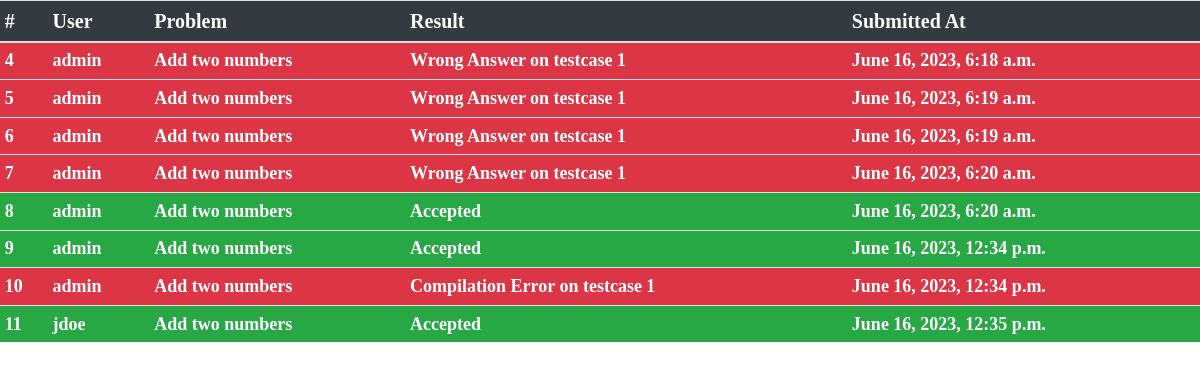
Page /judge/leaderboard/ on the committed database.
### judge/models.py (models this page shows, shortened)
class Solution(models.Model):
    solution_id=models.AutoField(primary_key=True)
    user=models.ForeignKey(User,on_delete=models.CASCADE,default=None)
    problem=models.ForeignKey(Problem,on_delete=models.CASCADE)
    verdict=models.CharField(max_length=50)
    submitted_at=models.DateTimeField()
    submitted_code=models.CharField(max_length=255)
    def __str__(self):
        return self.verdict

class Problem(models.Model):
    name=models.CharField(max_length=200)
    problem_statement=models.CharField(max_length=255)
    code=models.CharField(max_length=255)

### judge/views.py (the view)
# urls.py: path('leaderboard/', views.leaderboard,name='leaderboard'),
def leaderboard(request):
    solutions=Solution.objects.all()
    print(solutions)
    return render(request,'leaderboard.html',{'solutions':solutions})

### templates/leaderboard.html (shortened to what this page needs)
<!doctype html>
<html lang="en">
  <head>
    <link rel="stylesheet" href="https://cdn.jsdelivr.net/npm/bootstrap@4.0.0/dist/css/bootstrap.min.css">
  </head>
  <body>
    <table class="table table-sm table-borderless">
  <thead>
    <tr class="bg-dark" style="color:white;font-family:Consolas;font-size: 20px;
    font-weight: bold;">
      <th scope="col">#</th>
      <th scope="col">User</th>
      <th scope="col">Problem</th>
      <th scope="col">Result</th>
      <th scope="col">Submitted At</th>
    </tr>
  </thead>
<tbody>
    {% for sol in solutions %}
        {% if sol.verdict == "Accepted" %}
        <tr class="bg-success" style="color:white;font-family:Consolas;font-size: 18px;
        font-weight: bold;">
        <th scope="row">{{sol.solution_id}}</th>
        <td>{{sol.user.username}}</td>
        <td>{{sol.problem.name}}</td>
        <td>{{sol.verdict}}</td>
        <td>{{sol.submitted_at}}</td>
        </tr>
        {% else %}
        <tr class="bg-danger" style="color:white;font-family:Consolas;font-size: 18px;
        font-weight: bold;">
            <th scope="row">{{sol.solution_id}}</th>
            <td>{{sol.user.username}}</td>
            <td>{{sol.problem.name}}</td>
            <td>{{sol.verdict}}</td>
            <td>{{sol.submitted_at}}</td>
        </tr>
        {% endif %}
    {% endfor %}
</tbody>
</table>
  </body>
</html>

### templates/leaderboard.html (style rules this page uses)
.table tbody tr { margin-bottom: 0; }

### rows in the picture
Solution: solution_id "4", user.username "admin", problem.name "Add two numbers", verdict "Wrong Answer on testcase 1", submitted_at "June 16, 2023, 6:18 a.m."
Solution: solution_id "5", user.username "admin", problem.name "Add two numbers", verdict "Wrong Answer on testcase 1", submitted_at "June 16, 2023, 6:19 a.m."
Solution: solution_id "6", user.username "admin", problem.name "Add two numbers", verdict "Wrong Answer on testcase 1", submitted_at "June 16, 2023, 6:19 a.m."
Solution: solution_id "7", user.username "admin", problem.name "Add two numbers", verdict "Wrong Answer on testcase 1", submitted_at "June 16, 2023, 6:20 a.m."
Solution: solution_id "8", user.username "admin", problem.name "Add two numbers", verdict "Accepted", submitted_at "June 16, 2023, 6:20 a.m."
Solution: solution_id "9", user.username "admin", problem.name "Add two numbers", verdict "Accepted", submitted_at "June 16, 2023, 12:34 p.m."
Solution: solution_id "10", user.username "admin", problem.name "Add two numbers", verdict "Compilation Error on testcase 1", submitted_at "June 16, 2023, 12:34 p.m."
Solution: solution_id "11", user.username "jdoe", problem.name "Add two numbers", verdict "Accepted", submitted_at "June 16, 2023, 12:35 p.m."
